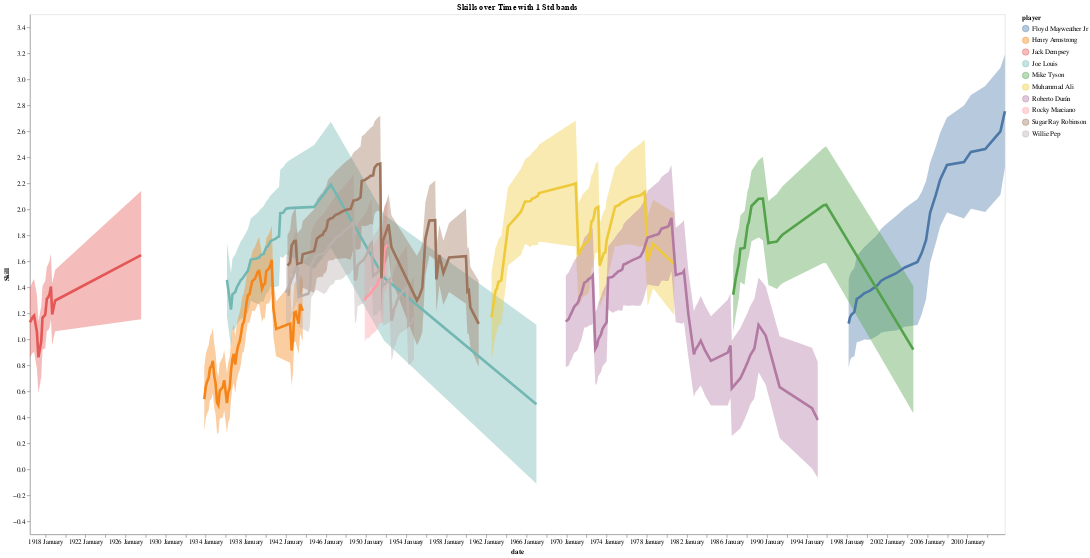

Write notebook code for a chart like this one.
### Code cell
self.plot_player_skills(players = top_boxers_online[:]+['Mike Tyson'], width=1500, burnin=10)

### Figure 1 — Vega-Lite specification as saved in the notebook (floating-point values rounded to 4 significant figures; data arrays with more than 128 entries replaced by an {"elided": "..."} marker saying what was removed)
{"config": {"view": {"continuousWidth": 300, "continuousHeight": 300}, "axis": {"grid": false}}, "layer": [{"mark": {"type": "area", "opacity": 0.4}, "encoding": {"color": {"field": "player", "type": "nominal"}, "x": {"field": "date", "type": "temporal"}, "y": {"field": "lower", "type": "quantitative"}, "y2": {"field": "upper"}}}, {"mark": {"type": "line", "strokeWidth": 4}, "encoding": {"color": {"field": "player", "sort": ["Muhammad Ali", "Joe Louis", "Sugar Ray Robinson", "Rocky Marciano", "Floyd Mayweather Jr", "Manny Pacquiao", "Jack Dempsey", "Roberto Durán", "Henry Armstrong", "Willie Pep", "Mike Tyson"], "type": "nominal"}, "x": {"axis": {"format": "%Y %B"}, "field": "date", "type": "temporal"}, "y": {"field": "mu", "scale": {"zero": false}, "title": "Skill", "type": "quantitative"}}}], "data": {"name": "data-3d3f7a579d8257dc5a56c06f98a9bc06"}, "height": 800, "title": "Skills over Time with 1 Std bands", "width": 1500, "$schema": "https://vega.github.io/schema/vega-lite/v5.20.1.json", "datasets": {"data-3d3f7a579d8257dc5a56c06f98a9bc06": {"elided": "412 records"}}}
